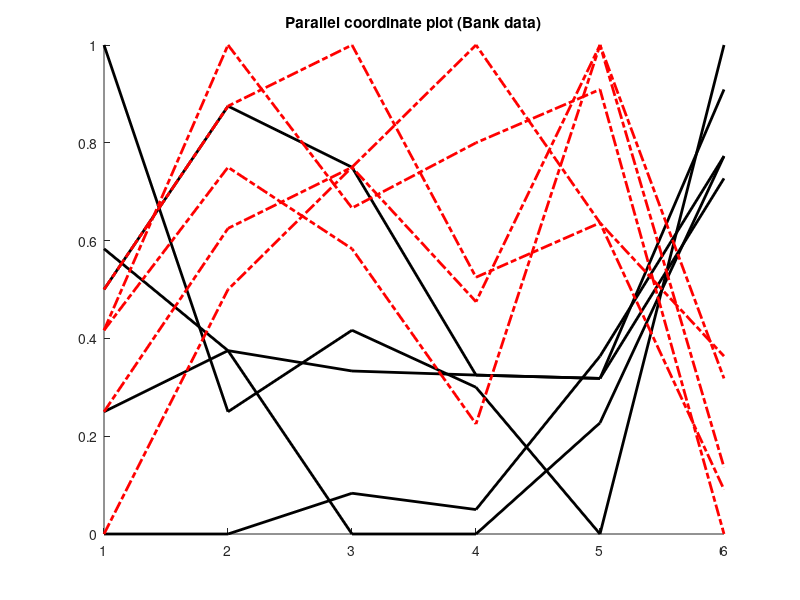

This figure's MATLAB source:
% ---------------------------------------------------------------------
% Book:         MVA
% ---------------------------------------------------------------------
% Quantlet:     MVAparcoo1
% ---------------------------------------------------------------------
% Description:  MVAparcoo1 computes a parallel coordinate plot for the
%               observations 96-105 of the Swiss bank notes data
%               (bank2.dat).
% ---------------------------------------------------------------------
% Usage:        -
% ---------------------------------------------------------------------
% Inputs:       None
% ---------------------------------------------------------------------
% Output:       Parallel coordinate plot for the observations 96-105 of
%               the Swiss bank notes data (bank2.dat).
% ---------------------------------------------------------------------
% Example:      -
% ---------------------------------------------------------------------
% Author:       Wolfgang Haerdle, Michal Benko, Vladimir Georgescu,
%               Jorge Patron, Song Song
% ---------------------------------------------------------------------

clear
close all
clc

x=load('bank2.dat');
z=x(96:105,:);               % extracts observations 96-105
s=size(z);

minz=repmat(min(z),s(1,1),1);
maxmin=repmat(max(z)-min(z),s(1,1),1);
z=(z-minz)./(maxmin);        % standardizes the data
z=z';
hold on
plot(z(:,1:5),'Color','k','LineWidth',2)
plot(z(:,6:10),'Color','r','LineWidth',2,'LineStyle','-.')
hold off
title('Parallel coordinate plot (Bank data)')